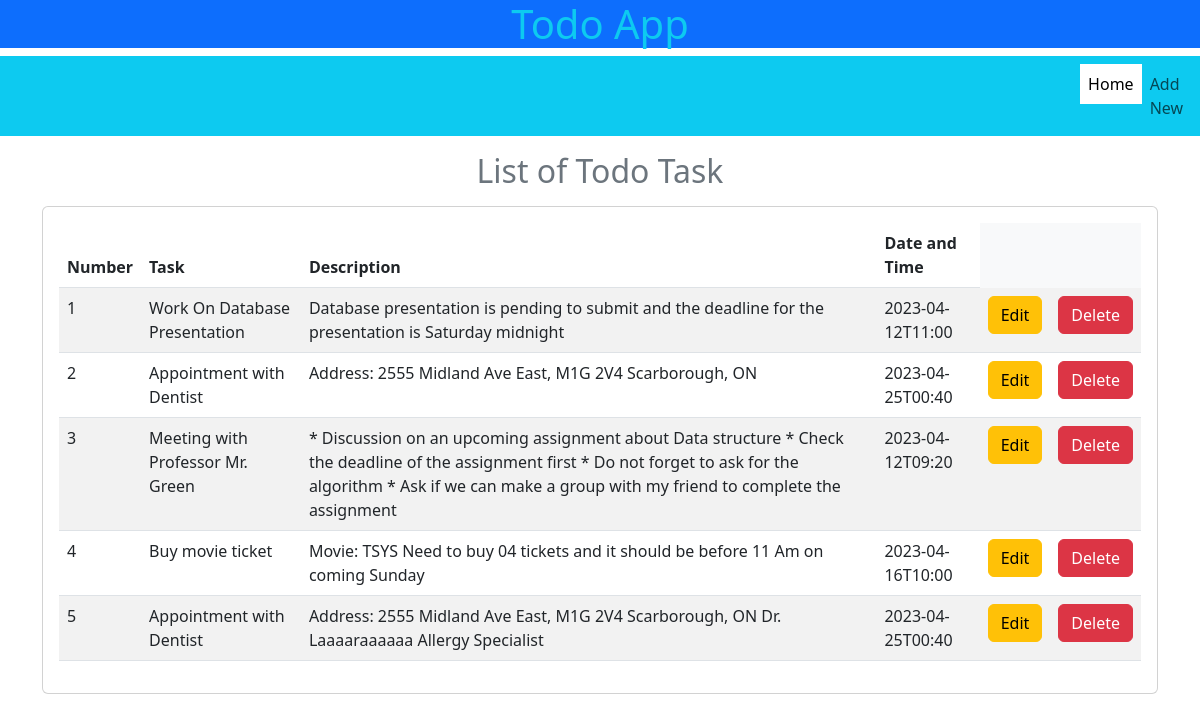
Page /TodoApp/ on the earlier database version.
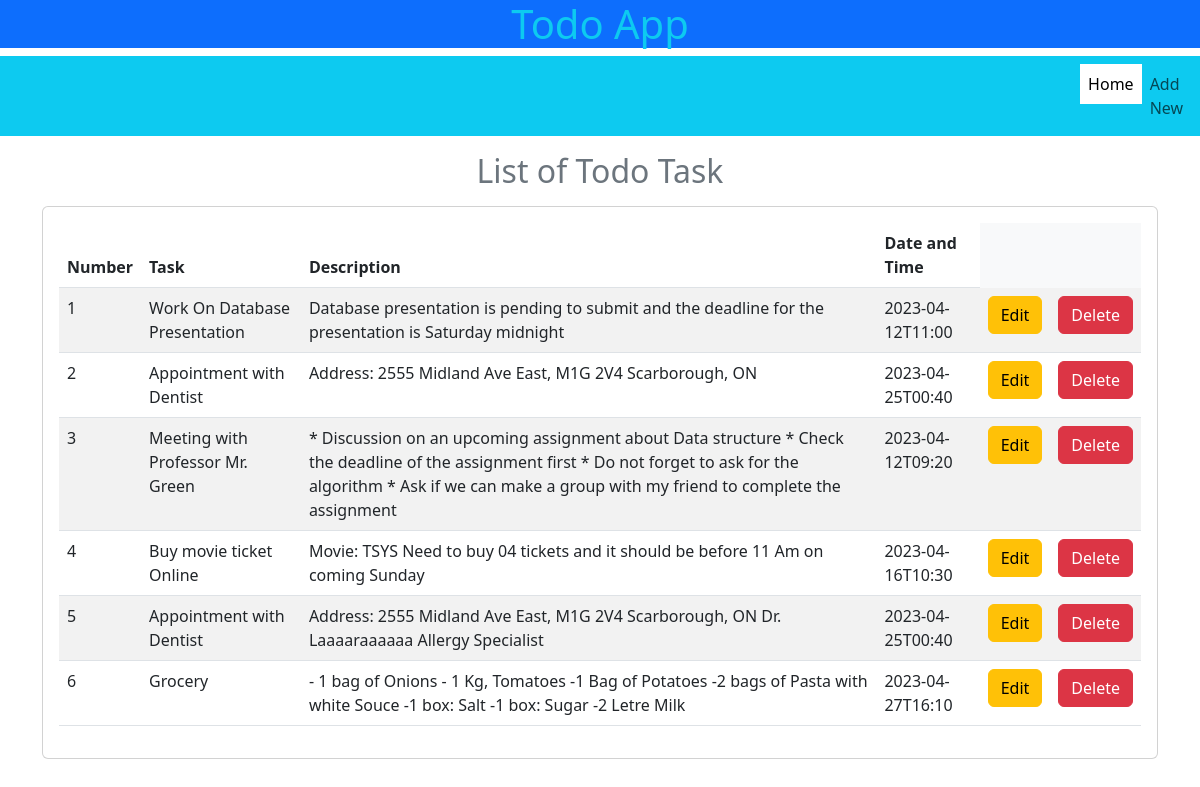
Same page on the later database version.
### TodoApp/models.py (models this page shows)
class TodoList(models.Model):
    task = models.CharField(max_length=100)
    description = models.CharField(max_length=300)
    date = models.CharField(max_length=20)

### TodoApp/views.py (the view)
# urls.py: path("", home),
def home(request):
    list = TodoList.objects.all()
    return render(request, "TodoApp/home.html", {'list':list})

### templates/TodoApp/home.html (shortened to what this page needs)
<!doctype html>
<html>
  <head>
    <link rel="stylesheet" href="https://cdn.jsdelivr.net/npm/bootstrap@5.3.0-alpha3/dist/css/bootstrap.rtl.min.css">
    <link rel="stylesheet" href="https://cdnjs.cloudflare.com/ajax/libs/font-awesome/4.7.0/css/font-awesome.min.css">
  </head>
  <body>
    <h1 class="text-center bg-primary text-info">Todo App</h1>
    {% include 'TodoApp/navigation.html' %}
    <div class="container">
      <div class="row">
        <div class="col-md-12">
          <h2 class="col-md-12 my-3 text-secondary text-center">List of Todo Task</h2>
          <div class="card">
            <div class="card-body">
              <table class="table bg-light table-striped">
                <thead>
                  <th>Number</th>
                  <th>Task</th>
                  <th>Description</th>
                  <th>Date and Time</th>
                </thead>
                <tbody>
                  {% for l in list %}
                  <tr>
                    <td>{{forloop.counter}}</td>
                    <td>{{l.task}}</td>
                    <td>{{l.description}}</td>
                    <td>{{l.date}}</td>
                    <td>
                      <a href="/TodoApp/updateList/{{l.id}}" class="btn btn-warning md-sm">Edit</a>
                    </td>
                    <td>
                      <a href="/TodoApp/deleteList/{{l.id}}" class="btn btn-danger md-sm">Delete</a>
                    </td>
                  </tr>
                  {% endfor %}
                </tbody>
              </table>
            </div>
          </div>
        </div>
      </div>
    </div>
  </body>
</html>

Differences in the rows shown:
changed TodoList: task "Buy movie ticket" → "Buy movie ticket Online"; date "2023-04-16T10:00" → "2023-04-16T10:30"
added TodoList: task "Grocery", description "- 1 bag of Onions - 1 Kg, Tomatoes -1 Bag of Potatoes -2 bags of Pasta with white Souce -1 box: Salt -1 box: Sugar -2 Letre Milk", date "2023-04-27T16:10"
